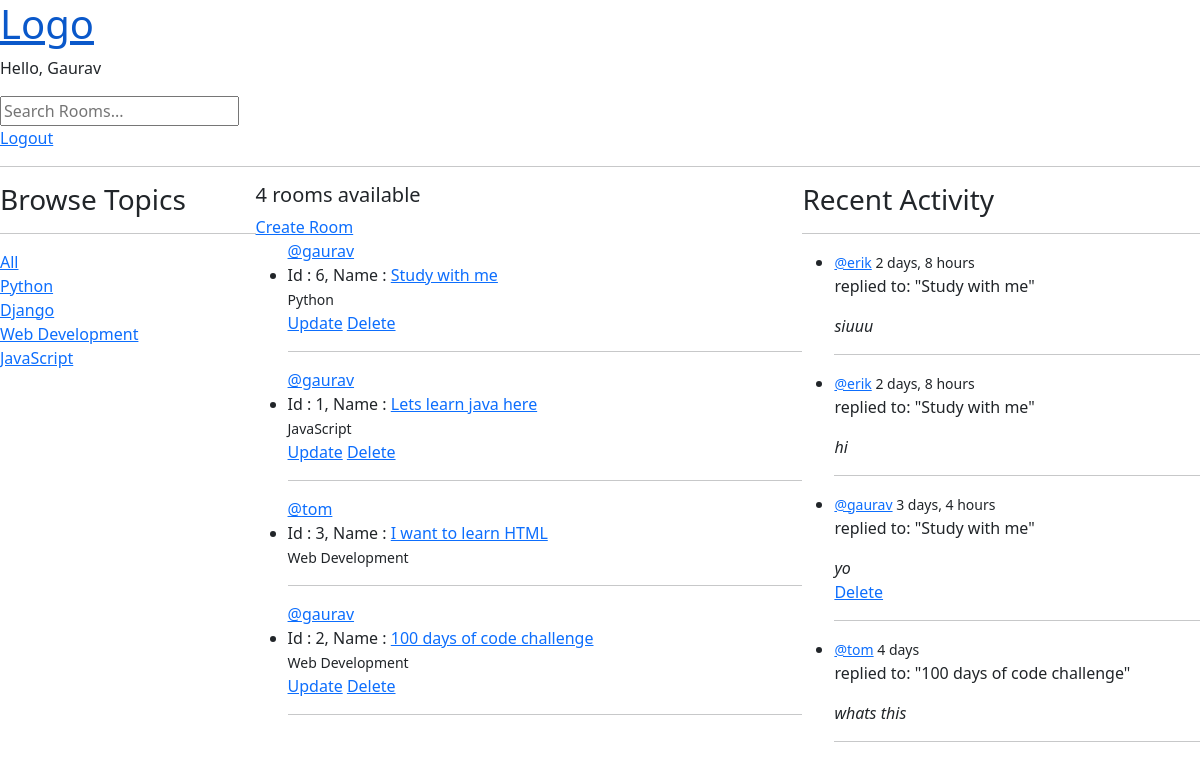
The app's page / (signed in) with its own data.
### base/models.py (models this page shows, shortened)
class Topic(models.Model):
    name = models.CharField(max_length=200)

class Room(models.Model):
    host = models.ForeignKey(User, on_delete=models.CASCADE)
    topic = models.ForeignKey(Topic, on_delete=models.SET_NULL, null=True)
    name = models.CharField(max_length=200)
    description = models.TextField(null=True, blank=True)
    participants = models.ManyToManyField(User, related_name='participants', blank=True)
    updated = models.DateTimeField(auto_now=True)
    created = models.DateTimeField(auto_now_add=True)
    class Meta:
        ordering = ['-updated', '-created']
    def __str__(self):
        return self.name

class Message(models.Model):
    user = models.ForeignKey(User, on_delete=models.CASCADE)
    room = models.ForeignKey(Room, on_delete=models.CASCADE)
    body = models.TextField()
    updated = models.DateTimeField(auto_now=True)
    created = models.DateTimeField(auto_now_add=True)
    class Meta:
        ordering = ['-updated', '-created']

### base/views.py (the view)
# urls.py: path('', views.home, name='home'),
def home(request):
    q = request.GET.get('q') if request.GET.get('q') != None else ''
    rooms = Room.objects.filter(Q(topic__name__icontains = q) |
                                Q(name__icontains = q) |
                                Q(description__icontains = q) |
                                Q(host__username__icontains = q.strip('@'))
                                )
    topics = Topic.objects.all()
    room_count = rooms.count()
    recent_messages = Message.objects.filter(Q(room__topic__name__icontains=q))[:4]
    context = {'rooms': rooms,
               'topics': topics,
               'room_count': room_count,
               'recent_messages': recent_messages,
               }
    return render(request, 'base/home.html', context)

### base/templates/base/home.html
{% extends 'main.html' %}
{% load static%}
{% block style %}
    <link rel="stylesheet" href="{% static 'base/home.css' %}">
{% endblock style %}
{% block content %}
<div class="home-container">
    <div class="browse">
        {% include 'base/topic_component.html' %}
    </div>
    <div class="rooms">
        <h5>{{room_count}} rooms available</h5>
        <a href="{% url 'create-room'%}">Create Room</a>
        {% include 'base/feed_component.html' %}
    </div>
    <div class="recent-activity">
        {% include 'base/activity_component.html' %}
    </div>
</div>
{% endblock content %}

### templates/navbar.html
<a href="{% url 'home' %}">
    <h1>Logo</h1>
</a>
<p>Hello, {{ request.user.username|title }}</p>
<div>
    <form action="{% url 'home' %}" method="get">
        <input type="text" name="q" placeholder="Search Rooms...">
    </form>
</div>
<div>
    {% if request.user.is_authenticated %}
        <a href="{% url 'logout' %}">Logout</a>
    {% else %}
        <a href="{% url 'login' %}">Login</a>
    {% endif%}
</div>
<hr>

### base/templates/base/topic_component.html
<h3>Browse Topics</h3>
<hr>
<div>
    <a href="{% url 'home'%}">All</a>
</div>
{% for topic in topics%}
    <div>
        <a href="{% url 'home'%}?q={{topic.name}}">{{topic.name}}</a>
    </div>
{% endfor %}

### base/templates/base/feed_component.html
<div>
    {% for room in rooms%}
        <ul>
            <span><a href="{% url 'profile' room.host.id %}">@{{ room.host.username }}</a></span>
            <li>Id : {{ room.id }}, Name : <a href="{% url 'room' room.id%}">{{ room.name }}</a></li>
            <small>{{ room.topic.name }}</small>
            <br>
            {% if request.user == room.host %}
                <a href="{% url 'update-room' room.id %}">Update</a>
                <a href="{% url 'delete-room' room.id %}">Delete</a>
            {% endif %}
            <hr>
        </ul>
    {% endfor %}
</div>

### base/templates/base/activity_component.html
<h3>Recent Activity</h3>
<hr>
<ul>
    {% for message in recent_messages %}
        <li>
            <small><a href="{% url 'profile' message.user.id %}">@{{message.user}}</a> {{message.created|timesince}}</small>
            <p>replied to: "{{message.room}}"</p>
            <em>{{message.body|truncatewords:15}}</em>
            {% if request.user == message.user %}
                <br><a href="{% url 'delete-message' message.id%}">Delete</a>
            {% endif %}
            <hr>
        </li>
    {% endfor %}
</ul>

### static/styles/main.css (style rules this page uses)
body { background-color: #1e1e2f; color: #e6e6e6; font-family: "Segoe UI", Roboto, sans-serif; }

### base/static/base/home.css (style rules this page uses)
.home-container, .profile-container { display: flex; flex-direction: row; }
.browse { flex: 1 1 auto; }
.rooms { flex: 3 3 auto; }
.recent-activity { flex: 1 1 auto; }

### records on screen
Topic: name "Python"
Topic: name "Django"
Topic: name "Web Development"
Topic: name "JavaScript"
Room: host.username "gaurav", id "6", name "Study with me", topic.name "Python", shows "Update"
Room: host.username "gaurav", id "1", name "Lets learn java here", topic.name "JavaScript", shows "Update"
Room: host.username "tom", id "3", name "I want to learn HTML", topic.name "Web Development"
Room: host.username "gaurav", id "2", name "100 days of code challenge", topic.name "Web Development", shows "Update"
Message: user "erik", created "2 days, 8 hours", room "Study with me", body "siuuu"
Message: user "erik", created "2 days, 8 hours", room "Study with me", body "hi"
Message: user "gaurav", created "3 days, 4 hours", room "Study with me", body "yo", shows "Delete"
Message: user "tom", created "4 days", room "100 days of code challenge", body "whats this"

### other values on screen
{{ request.user.username|title }} "Gaurav"
{{ room_count }} "4"
